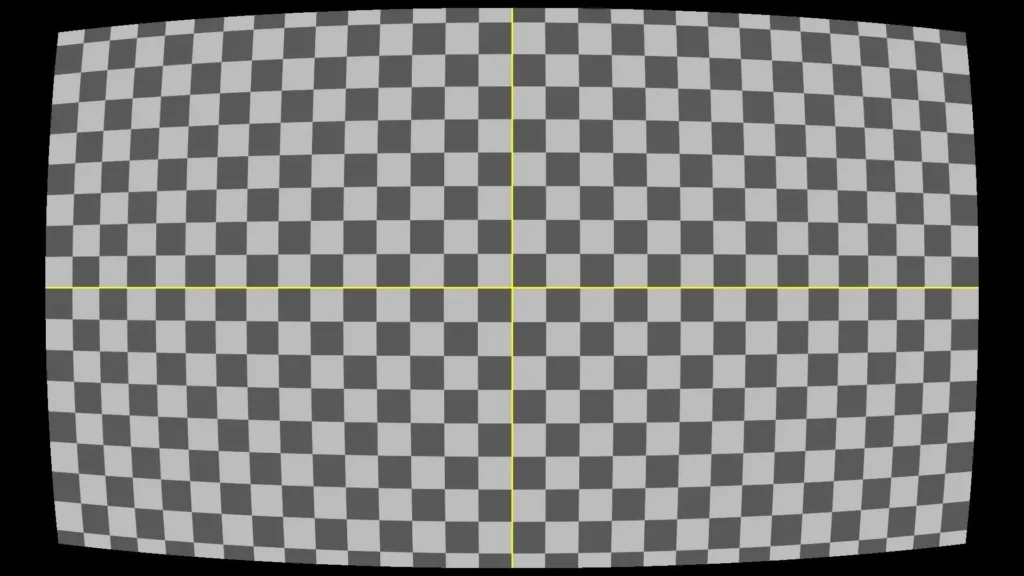
#> input picture test/images/checkerboard_test.png, 1024 x 576 px, found by its file name
$ python perspective_warp_test.py
#> lines starting #> are read from the running program, lines starting #| are printed output that depends on the picture; after the words box and inside, x2 and y2 are one past the last pixel; in counts of white or black regions, pixels touching at a corner belong together
### perception/camera/calibration.py
"""Calibration helpers for checkerboard smoke testing.

This module intentionally stays lightweight and deterministic.
It supports checkerboard detection, overlay rendering, and a provisional
single-image undistortion path for visualization only.
"""

from __future__ import annotations

from typing import Any, Optional, Tuple

try:
    import cv2
except ModuleNotFoundError:  # pragma: no cover - handled by caller scripts/tests
    cv2 = None  # type: ignore[assignment]


PatternType = Tuple[int, int]

DEFAULT_PATTERN: PatternType = (11, 8)
CHESSBOARD_FLAGS = (
    cv2.CALIB_CB_ADAPTIVE_THRESH | cv2.CALIB_CB_NORMALIZE_IMAGE if cv2 is not None else 0
)
SUBPIX_CRITERIA = (
    cv2.TERM_CRITERIA_EPS + cv2.TERM_CRITERIA_MAX_ITER,
    30,
    0.001,
) if cv2 is not None else (0, 0, 0.0)


def _require_cv2() -> None:
    if cv2 is None:
        raise ModuleNotFoundError(
            "OpenCV (cv2) is required for checkerboard testing. "
            "Install with: pip install opencv-python"
        )


def find_checkerboard_corners(
    image_bgr: Any, pattern: PatternType = DEFAULT_PATTERN
) -> Tuple[bool, Optional[Any]]:
    """Detect checkerboard corners using fixed deterministic parameters.

    Uses classic corner detection first, then deterministic SB fallback for
    harder synthetic or strongly distorted boards.
    """
    _require_cv2()

    if image_bgr is None or image_bgr.size == 0:
        raise ValueError("image_bgr must be a non-empty image array")

    gray = cv2.cvtColor(image_bgr, cv2.COLOR_BGR2GRAY)
    found, corners = cv2.findChessboardCorners(gray, pattern, CHESSBOARD_FLAGS)

    if not found or corners is None:
        # Deterministic fallback for challenging patterns.
        found_sb, corners_sb = cv2.findChessboardCornersSB(gray, pattern, None)
        if found_sb and corners_sb is not None:
            return True, corners_sb
        return False, None

    refined = cv2.cornerSubPix(
        gray,
        corners,
        winSize=(11, 11),
        zeroZone=(-1, -1),
        criteria=SUBPIX_CRITERIA,
    )
    return True, refined


def draw_checkerboard_overlay(
    image_bgr: Any,
    pattern: PatternType,
    corners: Optional[Any],
    found: bool,
) -> Any:
    """Draw checkerboard corners on a copy of the image and return it."""
    _require_cv2()

    if image_bgr is None or image_bgr.size == 0:
        raise ValueError("image_bgr must be a non-empty image array")

    overlay = image_bgr.copy()
    if corners is not None:
        cv2.drawChessboardCorners(overlay, pattern, corners, found)
    return overlay


# [41 lines left out: functions calibrate_from_single_checkerboard, undistort_image, not called in this run]


def make_side_by_side(left_bgr: Any, right_bgr: Any) -> Any:
    """Return a horizontal side-by-side image."""
    _require_cv2()

    if left_bgr is None or right_bgr is None:
        raise ValueError("left_bgr and right_bgr must not be None")
    if left_bgr.shape != right_bgr.shape:
        raise ValueError("left_bgr and right_bgr must have identical shape")

    import numpy as np

    return np.hstack((left_bgr, right_bgr))


def compute_inner_corner_quad(corners: Any, pattern: PatternType) -> Any:
    """Return TL, TR, BR, BL points from checkerboard inner corners."""
    _require_cv2()

    if corners is None:
        raise ValueError("corners must not be None")

    import numpy as np

    cols, rows = pattern
    expected = rows * cols
    if int(corners.shape[0]) != expected:
        raise ValueError(
            f"corner count mismatch: got {int(corners.shape[0])}, expected {expected} for pattern={pattern}"
        )

    grid = corners.reshape(rows, cols, 2).astype(np.float32)
    tl = grid[0, 0]
    tr = grid[0, cols - 1]
    br = grid[rows - 1, cols - 1]
    bl = grid[rows - 1, 0]
    return np.array([tl, tr, br, bl], dtype=np.float32)


def warp_from_checkerboard_inner_corners(
    image_bgr: Any,
    corners: Any,
    pattern: PatternType,
    square_px: int = 40,
) -> Tuple[Any, Any, Any]:
    """Warp image to a fronto-parallel view based on checkerboard inner corners.

    Returns: (warped_image, homography_matrix, source_quad_points)
    """
    _require_cv2()

    if image_bgr is None or image_bgr.size == 0:
        raise ValueError("image_bgr must be a non-empty image array")
    if square_px <= 0:
        raise ValueError("square_px must be > 0")

    import numpy as np

    cols, rows = pattern
    width = int((cols - 1) * square_px)
    height = int((rows - 1) * square_px)
    if width < 2 or height < 2:
        raise ValueError(
            f"invalid output size ({width}x{height}) for pattern={pattern}. "
            "Pattern must be at least 2x2 inner corners."
        )

    src_quad = compute_inner_corner_quad(corners=corners, pattern=pattern)
    dst_quad = np.array(
        [
            [0.0, 0.0],
            [float(width - 1), 0.0],
            [float(width - 1), float(height - 1)],
            [0.0, float(height - 1)],
        ],
        dtype=np.float32,
    )

    homography = cv2.getPerspectiveTransform(src_quad, dst_quad)
    warped = cv2.warpPerspective(image_bgr, homography, (width, height))
    return warped, homography, src_quad


def draw_quad_overlay(image_bgr: Any, quad_points: Any, color: Tuple[int, int, int] = (0, 255, 0)) -> Any:
    """Draw a quadrilateral overlay on top of the image."""
    _require_cv2()

    if image_bgr is None or image_bgr.size == 0:
        raise ValueError("image_bgr must be a non-empty image array")
    if quad_points is None:
        raise ValueError("quad_points must not be None")

    import numpy as np

    overlay = image_bgr.copy()
    pts = quad_points.reshape(-1, 1, 2).astype(np.int32)
    cv2.polylines(overlay, [pts], True, color, 2, cv2.LINE_AA)
    return overlay

### test/perspective_warp_test.py
#!/usr/bin/env python3
"""Checkerboard perspective warp smoke test.

Detect checkerboard corners, estimate perspective transforms, and create
inspection outputs for:
1) warp(original)
2) warp(undistorted) when provisional undistortion is requested.
"""

from __future__ import annotations

import argparse
import json
import sys
from dataclasses import asdict, dataclass
from datetime import datetime, timezone
from pathlib import Path

REPO_ROOT = Path(__file__).resolve().parents[1]
if str(REPO_ROOT) not in sys.path:
    sys.path.insert(0, str(REPO_ROOT))


DEFAULT_INPUT = Path("/test/images/checkerboard_test.png")
DEFAULT_ARTIFACT_DIR = Path("/test/artifacts")
DEFAULT_PATTERN_COLS = 29
DEFAULT_PATTERN_ROWS = 17
DEFAULT_SQUARE_PX = 40


@dataclass(frozen=True)
class PerspectiveWarpReport:
    input_path: str
    pattern_inner_corners: list[int]
    square_px: int
    image_width: int
    image_height: int
    found: bool
    detected_corner_count: int
    status: str
    timestamp_utc: str
    warped_path: str | None
    warped_original_path: str | None
    warped_undistorted_path: str | None
    overlay_path: str
    side_by_side_path: str | None
    undistorted_path: str | None
    full_frame_path: str | None
    final_comparison_path: str | None
    provisional_rms_error: float | None
    warp_source: str | None
    homography: list[list[float]] | None


def _add_title(image_bgr, text: str, cv2):
    labeled = image_bgr.copy()
    cv2.putText(
        labeled,
        text,
        (16, 32),
        cv2.FONT_HERSHEY_SIMPLEX,
        0.9,
        (0, 255, 255),
        2,
        cv2.LINE_AA,
    )
    return labeled


# [6 lines left out: function _make_2x2_grid, not called in this run]


def _write_report(report_path: Path, report: PerspectiveWarpReport) -> None:
    report_path.parent.mkdir(parents=True, exist_ok=True)
    report_path.write_text(json.dumps(asdict(report), indent=2) + "\n", encoding="utf-8")


def _parse_args() -> argparse.Namespace:
    parser = argparse.ArgumentParser(
        description="Perspective warp smoke test from checkerboard inner corners."
    )
    parser.add_argument(
        "--input",
        type=Path,
        default=DEFAULT_INPUT,
        help=f"Input image path (default: {DEFAULT_INPUT})",
    )
    parser.add_argument(
        "--pattern-cols",
        type=int,
        default=DEFAULT_PATTERN_COLS,
        help="Checkerboard inner corner columns.",
    )
    parser.add_argument(
        "--pattern-rows",
        type=int,
        default=DEFAULT_PATTERN_ROWS,
        help="Checkerboard inner corner rows.",
    )
    parser.add_argument(
        "--square-px",
        type=int,
        default=DEFAULT_SQUARE_PX,
        help="Output pixels per checkerboard inner-corner spacing.",
    )
    parser.add_argument(
        "--artifact-dir",
        type=Path,
        default=DEFAULT_ARTIFACT_DIR,
        help=f"Output artifact directory (default: {DEFAULT_ARTIFACT_DIR})",
    )
    parser.add_argument(
        "--no-gui",
        action="store_true",
        help="Do not open preview window (still writes output files).",
    )
    parser.add_argument(
        "--full-frame",
        action="store_true",
        help="Generate one frame: Original | Undistorted | Primary Perspective Warp.",
    )
    parser.add_argument(
        "--final-test",
        action="store_true",
        help=(
            "Generate final 2x2 frame: "
            "Original, Undistorted, Warp(Original), Warp(Undistorted)."
        ),
    )
    return parser.parse_args()


def main() -> int:
    args = _parse_args()
    pattern = (args.pattern_cols, args.pattern_rows)

    try:
        import cv2
    except ModuleNotFoundError:
        sys.stderr.write(
            "Missing dependency: cv2. Install into this interpreter "
            f"({sys.executable}) with: {sys.executable} -m pip install opencv-python numpy\n"
        )
        return 2

    from perception.camera.calibration import (
        calibrate_from_single_checkerboard,
        draw_checkerboard_overlay,
        draw_quad_overlay,
        find_checkerboard_corners,
        make_side_by_side,
        undistort_image,
        warp_from_checkerboard_inner_corners,
    )

    input_path = args.input.resolve()
    artifact_dir = args.artifact_dir.resolve()
    overlay_path = artifact_dir / "perspective_overlay.png"
    warped_path = artifact_dir / "perspective_warp.png"
    warped_original_path = artifact_dir / "perspective_warp_original.png"
    warped_undistorted_path = artifact_dir / "perspective_warp_undistorted.png"
    side_path = artifact_dir / "perspective_side_by_side.png"
    undistorted_path = artifact_dir / "perspective_undistorted.png"
    full_frame_path = artifact_dir / "perspective_full_frame.png"
    final_comparison_path = artifact_dir / "perspective_final_comparison.png"
    report_path = artifact_dir / "perspective_report.json"

    image_bgr = cv2.imread(str(input_path), cv2.IMREAD_COLOR)
#> image_bgr is the input picture: shape (576, 1024, 3); mean B, G, R 118, 119, 118.9
    if image_bgr is None:
        sys.stderr.write(f"Failed to read input image: {input_path}\n")
        return 2

    found, corners = find_checkerboard_corners(image_bgr=image_bgr, pattern=pattern)
#> in find_checkerboard_corners, `found, corners = cv2.findChessboardCorners(gray, pattern, CHESSBOARD_F..`: found = False; corners = None
#> in find_checkerboard_corners, `found_sb, corners_sb = cv2.findChessboardCornersSB(gray, pattern, None)`: found_sb = True; corners_sb = 493 rows, first 8: [939.9, 532.3], [913.6, 534.8], [886.4, 537.6], [858.5, 539.9], [829.6, 542], [800.1, 544], [769.9, 545.9], [739, 547.5]
#> found = True; corners has the same summary as corners_sb in find_checkerboard_corners
    base_overlay = draw_checkerboard_overlay(
        image_bgr=image_bgr,
        pattern=pattern,
        corners=corners,
        found=found,
    )
#> in draw_checkerboard_overlay, `cv2.drawChessboardCorners(overlay, pattern, corners, found)`:
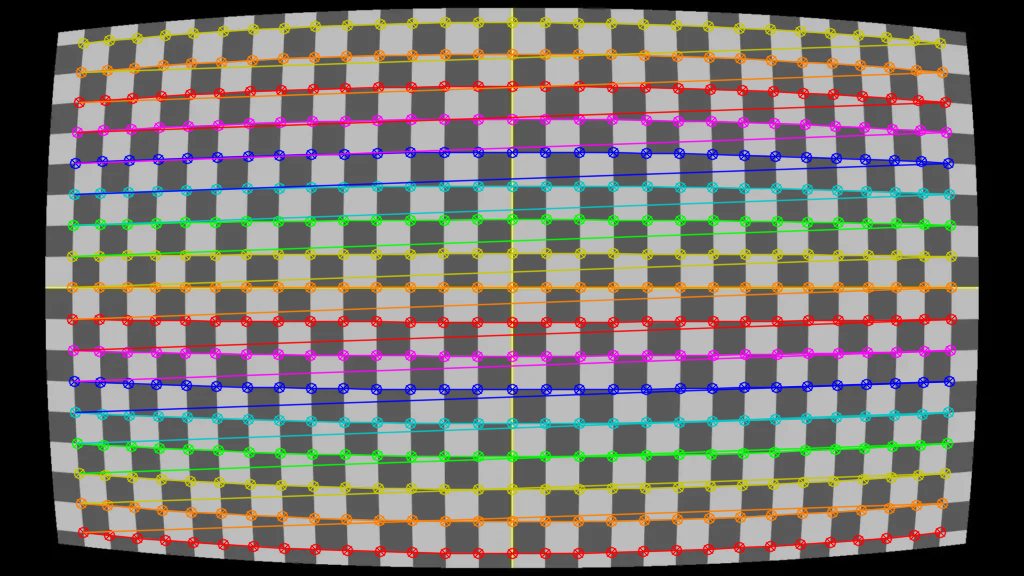
#> overlay: shape (576, 1024, 3); 19.66% of pixels changed, all inside (x1, y1, x2, y2) = (66, 16, 958, 560)

    detected_corner_count = 0 if corners is None else int(corners.shape[0])
#> detected_corner_count = 493
    homography_data = None
    warped_output_path = None
    warped_original_output_path = None
    warped_undistorted_output_path = None
    side_output_path = None
    undistorted_output_path = None
    full_output_path = None
    final_comparison_output_path = None
    provisional_rms_error = None
    warp_source = None
    final_overlay = base_overlay

    if found and corners is not None:
        warped_original, homography_original, src_quad = warp_from_checkerboard_inner_corners(
            image_bgr=image_bgr,
            corners=corners,
            pattern=pattern,
            square_px=args.square_px,
        )
#> in compute_inner_corner_quad, `tl = grid[0, 0]`: tl = [939.9, 532.3]
#> in compute_inner_corner_quad, `tr = grid[0, cols - 1]`: tr = [83.15, 532.2]
#> in compute_inner_corner_quad, `br = grid[rows - 1, cols - 1]`: br = [83.13, 42.88]
#> in compute_inner_corner_quad, `bl = grid[rows - 1, 0]`: bl = [939.9, 42.84]
#> in warp_from_checkerboard_inner_corners, `src_quad = compute_inner_corner_quad(corners=corners, pattern=pattern)`: src_quad = [[939.9, 532.3], [83.15, 532.2], [83.13, 42.88], [939.9, 42.84]]
#> in warp_from_checkerboard_inner_corners, `homography = cv2.getPerspectiveTransform(src_quad, dst_quad)`: homography = [[-1.31, 0.000169, 1227.6], [4.95e-05, -1.31, 695], [1.71e-07, 9.9e-08, 1]]
#> in warp_from_checkerboard_inner_corners, `warped = cv2.warpPerspective(image_bgr, homography, (width, height))`:
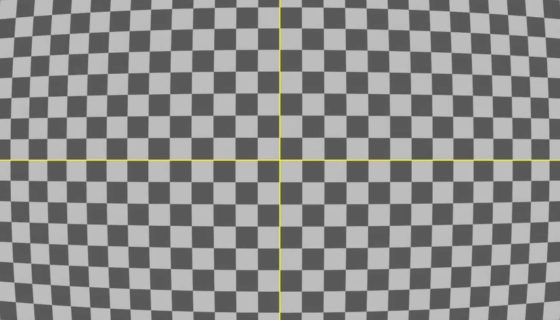
#> warped: shape (640, 1120, 3) (shown at 1/2 size); mean B, G, R 138.2, 139.5, 139.5
#> homography_original has the same summary as homography in warp_from_checkerboard_inner_corners
        final_overlay = draw_quad_overlay(base_overlay, src_quad)
#> in draw_quad_overlay, `pts = quad_points.reshape(-1, 1, 2).astype(np.int32)`: pts = [[939, 532], [83, 532], [83, 42], [939, 42]]
#> in draw_quad_overlay, `cv2.polylines(overlay, [pts], True, color, 2, cv2.LINE_AA)`:
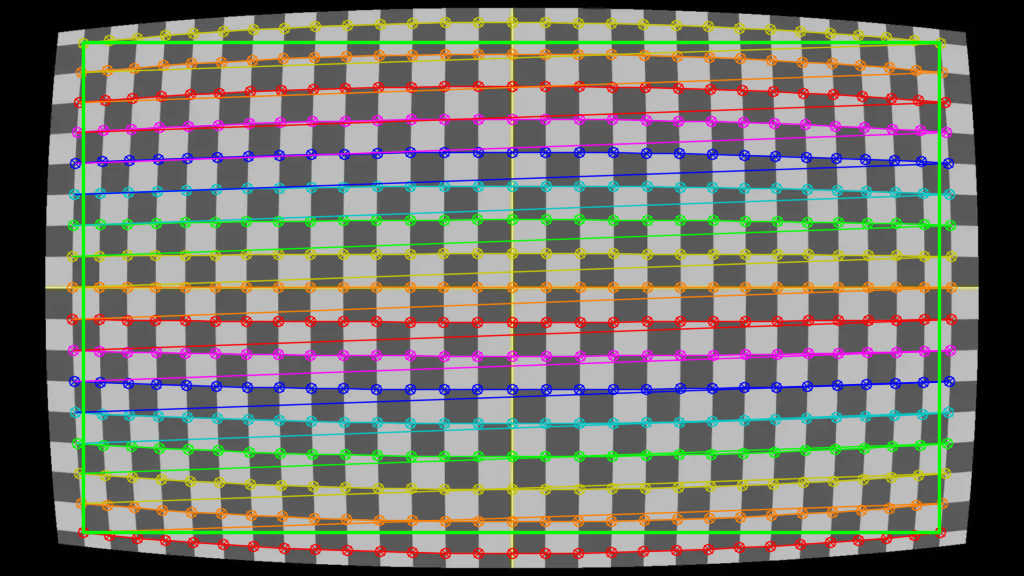
#> overlay: shape (576, 1024, 3); 2.28% of pixels changed, all inside (x1, y1, x2, y2) = (81, 40, 942, 535)

        artifact_dir.mkdir(parents=True, exist_ok=True)
        cv2.imwrite(str(warped_original_path), warped_original)
        warped_original_output_path = str(warped_original_path)

        warped_primary = warped_original
        homography_primary = homography_original
#> homography_primary has the same summary as homography in warp_from_checkerboard_inner_corners
        warp_source = "original"
        undistorted = None
        warped_undistorted = None

        if args.full_frame or args.final_test:
            provisional_rms_error, camera_matrix, dist_coeffs = calibrate_from_single_checkerboard(
                image_bgr=image_bgr,
                corners=corners,
                pattern=pattern,
                square_size=1.0,
            )
            undistorted = undistort_image(image_bgr, camera_matrix, dist_coeffs)
            cv2.imwrite(str(undistorted_path), undistorted)
            undistorted_output_path = str(undistorted_path)

            found_und, corners_und = find_checkerboard_corners(undistorted, pattern=pattern)
            if found_und and corners_und is not None:
                warped_undistorted, homography_undistorted, _ = warp_from_checkerboard_inner_corners(
                    image_bgr=undistorted,
                    corners=corners_und,
                    pattern=pattern,
                    square_px=args.square_px,
                )
                cv2.imwrite(str(warped_undistorted_path), warped_undistorted)
                warped_undistorted_output_path = str(warped_undistorted_path)
                warped_primary = warped_undistorted
                homography_primary = homography_undistorted
                warp_source = "undistorted"
            else:
                warp_source = "original_fallback"

        cv2.imwrite(str(warped_path), warped_primary)
        warped_output_path = str(warped_path)
        homography_data = homography_primary.tolist()
#> homography_data has the same summary as homography in warp_from_checkerboard_inner_corners
#> (the rest of the program and of its run is left out)
